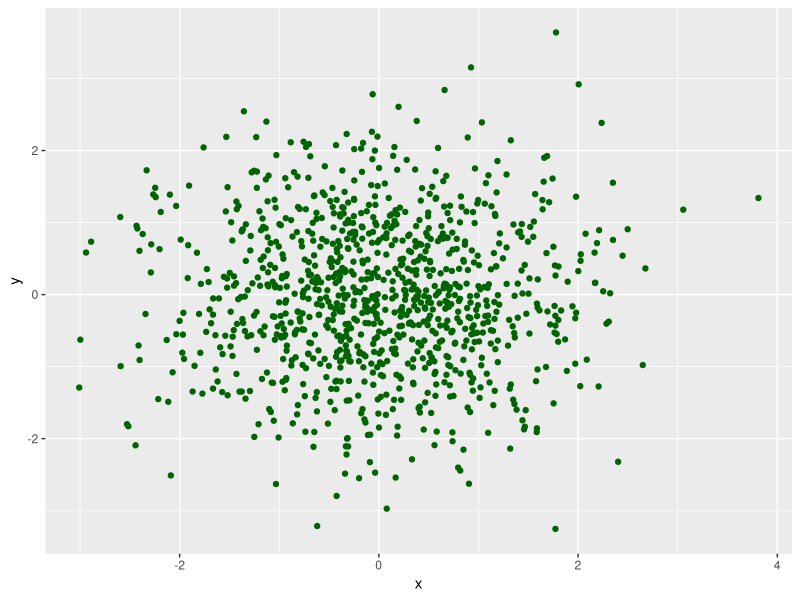
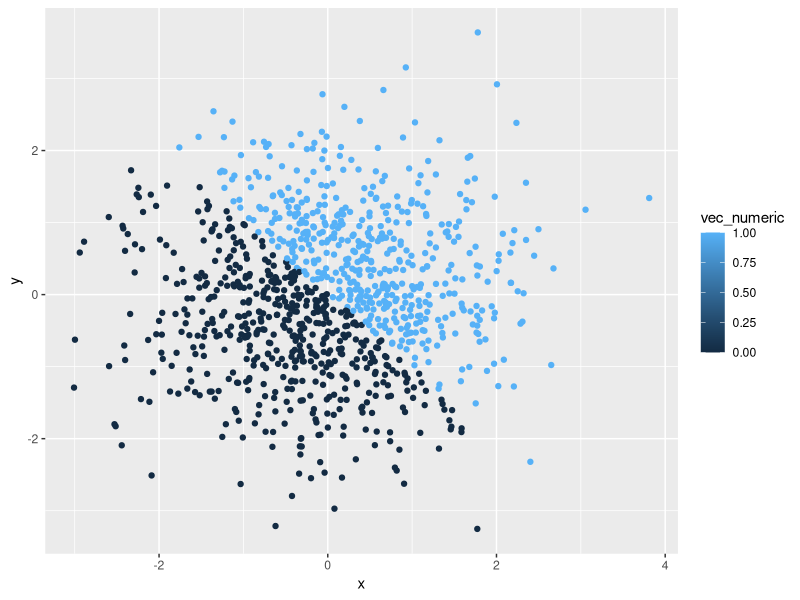
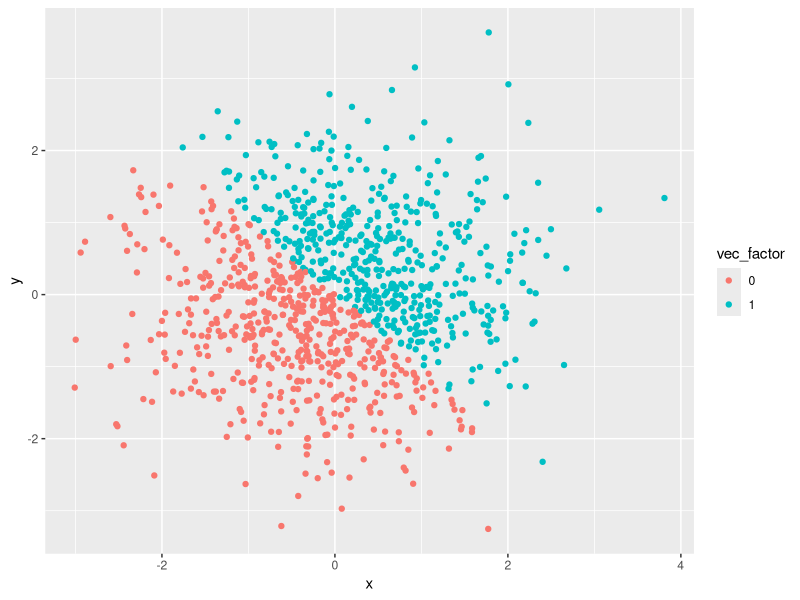
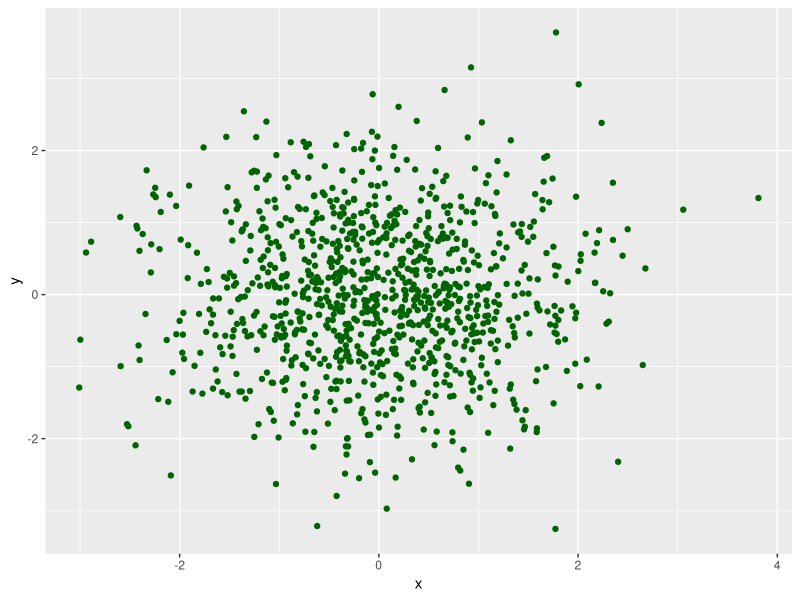

Here is the R script that generated these plots, in order:
## ---- chunk 1
library(tidyverse)
## ---- chunk 2
problem1_df = tibble(
  random_samp10 = rnorm(10, mean = 0, sd = 5),
  more_than_2 = ifelse(random_samp10 > 2,"yes", "no"),
  vec_cities = c("Boston", "Miami", "NYC", "LA", "Amsterdam", "Dar es Salaam", "Kampala", "Tel Aviv", "Rome", "Stockholm"),
  vec_continent = factor(c("North America", "North America", "North America", "North America", "Europe", "Africa", "Asia", "Asia", "Europe", "Europe"))
)

problem1_df
## ---- chunk 3
mean(problem1_df[["random_samp10"]])
mean(problem1_df[["more_than_2"]])
mean(problem1_df[["vec_cities"]])
mean(problem1_df[["vec_continent"]])
## ---- chunk 4
as.numeric(problem1_df[["more_than_2"]])
as.numeric(problem1_df[["vec_cities"]])
as.numeric(problem1_df[["vec_continent"]])
## ---- chunk 5
as.factor(problem1_df[["vec_cities"]])
as.numeric(problem1_df[["vec_cities"]])
as.character(problem1_df[["vec_continent"]])
as.numeric(problem1_df[["vec_continent"]])
## ---- chunk 6
set.seed(1)
problem2_df = tibble(
  x = rnorm(1000),
  y = rnorm(1000),
  positive = (x + y > 0),
  vec_numeric = as.numeric(positive),
  vec_factor = as.factor(vec_numeric)
)
## ---- chunk 7
plot_1 = ggplot(problem2_df, aes(x = x, y = y)) + geom_point(color = "darkgreen")

plot_1

plot_2 = ggplot(problem2_df, aes(x = x, y = y)) + geom_point(aes(color = vec_numeric))

plot_2

plot_3 = ggplot(problem2_df, aes(x = x, y = y)) + geom_point(aes(color = vec_factor))

plot_3
## ---- chunk 8
ggsave("problem2_df_plot_1.pdf", plot = plot_1)
